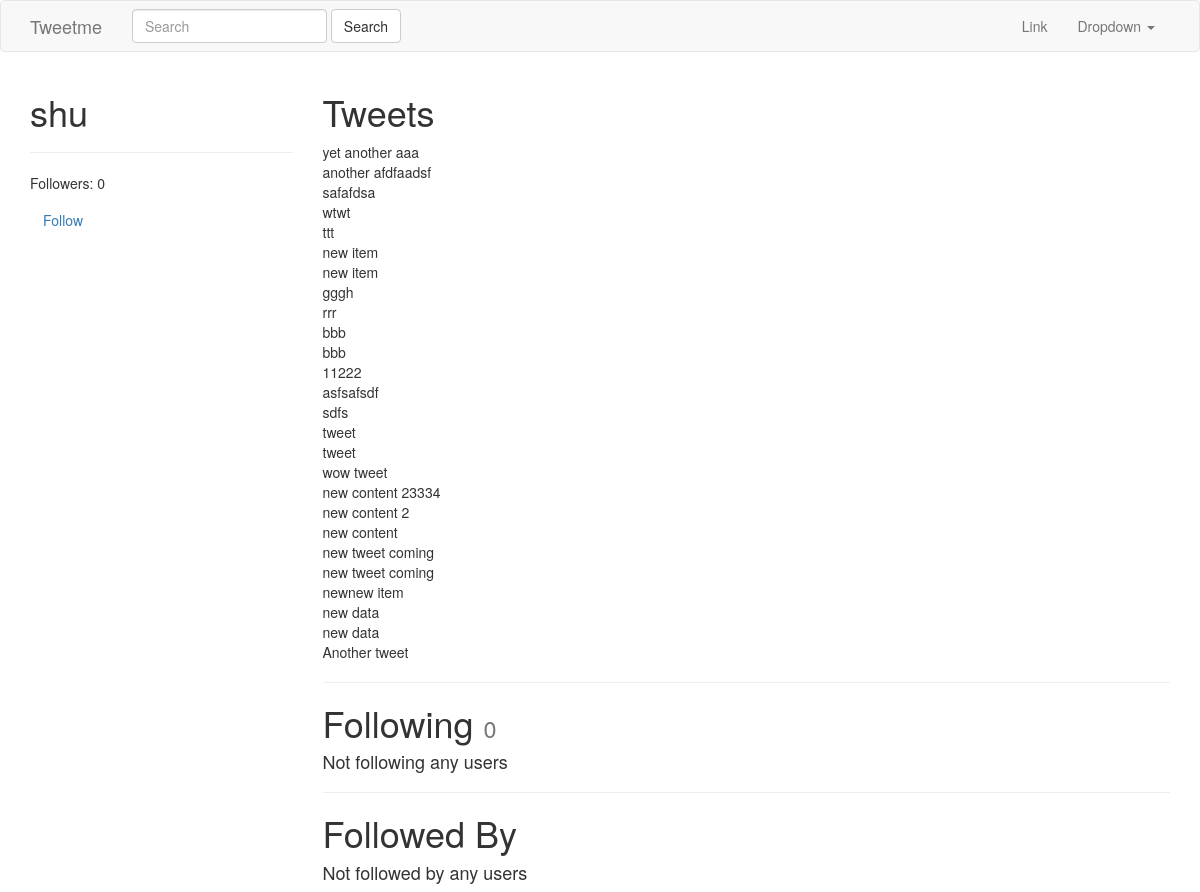
The page /shu/ (signed in) on the database its author committed.
### tweets/models.py (models this page shows, shortened)
class Tweet(models.Model):
    user        = models.ForeignKey(settings.AUTH_USER_MODEL)
    content     = models.CharField(max_length=140, validators=[validate_content])
    updated     = models.DateTimeField(auto_now=True)
    timestamp   = models.DateTimeField(auto_now_add=True)
    def __str__(self):
        return str(self.content)
    class Meta:
        ordering = ['-timestamp']

### accounts/models.py (models this page shows, shortened)
class UserProfile(models.Model):
    user = models.OneToOneField(settings.AUTH_USER_MODEL, related_name='profile')
    following = models.ManyToManyField(settings.AUTH_USER_MODEL, blank=True, related_name='followed_by')
    objects = UserProfileManager()
    def get_following(self):
        users = self.following.all()
        return users.exclude(username=self.user.username)
    def get_follow_url(self):
        return reverse_lazy("profiles:follow", kwargs={"username":self.user.username})

### accounts/views.py (the view)
# urls.py: url(r'^(?P<username>[\w.@+-]+)/$', UserDetailView.as_view(), name='detail'),
class UserDetailView(DetailView):
    template_name = 'accounts/user_detail.html'
    queryset = User.objects.all()
    def get_object(self):
        return get_object_or_404(User, username__iexact=self.kwargs.get("username"))
    def get_context_data(self, *args, **kwargs):
        context = super(UserDetailView, self).get_context_data(*args, **kwargs)
        following = UserProfile.objects.is_following(self.request.user, self.get_object())
        context['following'] = following
        return context

### accounts/models.py (called while the page is built)
    def all(self):
        qs = self.get_queryset().all()
        try:
            if self.instance:
                qs = qs.exclude(user=self.instance)
        except:
            pass
        return qs

    def is_following(self, user, followed_by_user):
        user_profile, created = UserProfile.objects.get_or_create(user=user)
        if created:
            return False
        if followed_by_user in user_profile.following.all():
            return True
        return False

### accounts/templates/accounts/user_detail.html
{% extends "base.html" %}
{% block content %}
<div class='row'>
    <div class='col-sm-3 col-xs-12'>
        <h1> {{ object.username }}</h1>
        <hr/>
        <p>Followers: {{ object.followed_by.count }}</p>
        <p><a class="btn btn-link" href='{{ object.profile.get_follow_url }}'>
        {% if following %} Unfollow{% else %} Follow{% endif %}</a></p>
    </div>
    <div class='col-sm-9 col-xs-12'>
        <h1>Tweets</h1>
        {% for tweet in object.tweet_set.all %}
        {{ tweet }}<br/>
        {% endfor %}
        <hr/>
        <h1>Following <small> {{ object.profile.get_following.count }}</small></h1>
        {% for user in object.profile.get_following %}
        <a href="/{{ user.username }}">{{ user.username }}</a><br/>
        {% empty %}
        <h4>Not following any users</h4>
        {% endfor %}
        <hr/>
        <h1>Followed By</h1>
        {% for profile in object.followed_by.all %}
        <a href="/{{ profile.user.username }}">{{ profile.user.username }}</a><br/>
        {% empty %}
        <h4>Not followed by any users</h4>
        {% endfor %}
    </div>
</div>
{% endblock content %}

### templates/base.html (shortened to what this page needs)
{% load static %}
<!DOCTYPE html>
<html lang="en">
  <head>
    <link href="{% static 'css/bootstrap.min.css' %}" rel="stylesheet">
  </head>
  <body>
    {% include "navbar.html" %}
    <div class="container">
      {% block content %}
      {% endblock content %}
    </div>
  </body>
</html>

### templates/navbar.html (shortened to what this page needs)
<nav class="navbar navbar-default">
  <div class="container">
    <div class="navbar-header">
      <a class="navbar-brand" href="{% url 'home' %}">Tweetme</a>
    </div>
        {% include "tweets/search_form.html" %}
    <div class="collapse navbar-collapse" id="bs-example-navbar-collapse-1">
      <ul class="nav navbar-nav navbar-right">
        <li><a href="#">Link</a></li>
        <li class="dropdown">
          <a href="#" class="dropdown-toggle" data-toggle="dropdown" role="button" aria-haspopup="true" aria-expanded="false">Dropdown <span class="caret"></span></a>
        </li>
      </ul>
    </div>
  </div>
</nav>

### tweets/templates/tweets/search_form.html
<form id='navbar-search-form' class="navbar-form navbar-left" method='GET' action='{% url "tweet:list" %}'>
    <div class="form-group">
        <input class="form-control" type='text' name='q' placeholder="Search" value='{{ request.GET.q }}'/>
    </div>
    <input class="btn btn-default" type="submit" value="Search" />
</form>

### rows shown on the page
Tweet: content "yet another aaa"
Tweet: content "another afdfaadsf"
Tweet: content "safafdsa"
Tweet: content "wtwt"
Tweet: content "ttt"
Tweet: content "new item"
Tweet: content "new item"
Tweet: content "gggh"
Tweet: content "rrr"
Tweet: content "bbb"
Tweet: content "bbb"
Tweet: content "11222"
Tweet: content "asfsafsdf"
Tweet: content "sdfs"
Tweet: content "tweet"
Tweet: content "tweet"
Tweet: content "wow tweet"
Tweet: content "new content 23334"
Tweet: content "new content 2"
Tweet: content "new content"
Tweet: content "new tweet coming"
Tweet: content "new tweet coming"
Tweet: content "newnew item"
Tweet: content "new data"
Tweet: content "new data"
Tweet: content "Another tweet"

### other values the page prints
{{ object.username }} "shu"
{{ object.followed_by.count }} "0"
{{ object.profile.get_following.count }} "0"
